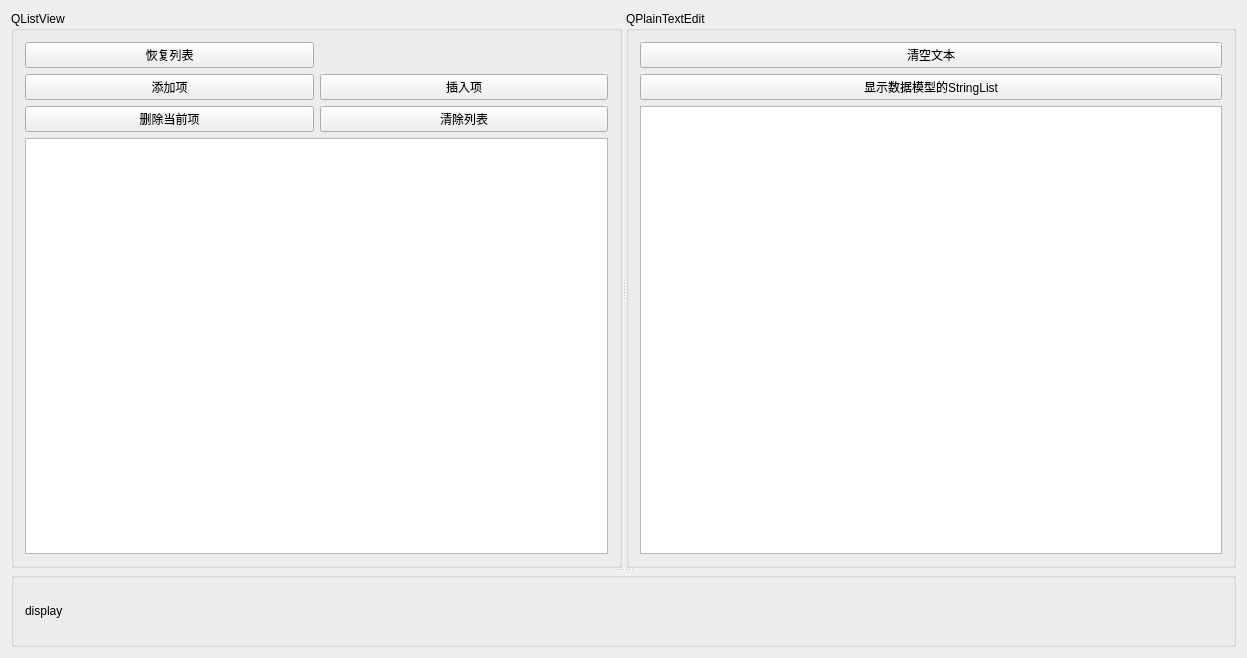
<?xml version="1.0" encoding="UTF-8"?>
<ui version="4.0">
 <class>Widget</class>
 <widget class="QWidget" name="Widget">
  <property name="geometry">
   <rect>
    <x>0</x>
    <y>0</y>
    <width>1247</width>
    <height>658</height>
   </rect>
  </property>
  <property name="windowTitle">
   <string>Widget</string>
  </property>
  <layout class="QHBoxLayout" name="horizontalLayout_2">
   <item>
    <widget class="QSplitter" name="splitter_2">
     <property name="orientation">
      <enum>Qt::Vertical</enum>
     </property>
     <widget class="QSplitter" name="splitter">
      <property name="orientation">
       <enum>Qt::Horizontal</enum>
      </property>
      <widget class="QGroupBox" name="groupBox">
       <property name="title">
        <string>QListView</string>
       </property>
       <layout class="QGridLayout" name="gridLayout">
        <item row="0" column="0">
         <widget class="QPushButton" name="btnRecover">
          <property name="text">
           <string>恢复列表</string>
          </property>
         </widget>
        </item>
        <item row="2" column="0">
         <widget class="QPushButton" name="btnListDel">
          <property name="text">
           <string>删除当前项</string>
          </property>
         </widget>
        </item>
        <item row="1" column="1">
         <widget class="QPushButton" name="btnListInsert">
          <property name="text">
           <string>插入项</string>
          </property>
         </widget>
        </item>
        <item row="1" column="0">
         <widget class="QPushButton" name="btnListAppend">
          <property name="text">
           <string>添加项</string>
          </property>
         </widget>
        </item>
        <item row="2" column="1">
         <widget class="QPushButton" name="btnListClear">
          <property name="text">
           <string>清除列表</string>
          </property>
         </widget>
        </item>
        <item row="3" column="0" colspan="2">
         <widget class="QListView" name="listView"/>
        </item>
       </layout>
      </widget>
      <widget class="QGroupBox" name="groupBox_2">
       <property name="title">
        <string>QPlainTextEdit</string>
       </property>
       <layout class="QVBoxLayout" name="verticalLayout">
        <item>
         <widget class="QPushButton" name="btnTextClear">
          <property name="text">
           <string>清空文本</string>
          </property>
         </widget>
        </item>
        <item>
         <widget class="QPushButton" name="btnTextImport">
          <property name="text">
           <string>显示数据模型的StringList</string>
          </property>
         </widget>
        </item>
        <item>
         <widget class="QPlainTextEdit" name="plainTextEdit"/>
        </item>
       </layout>
      </widget>
     </widget>
     <widget class="QGroupBox" name="groupBox_3">
      <property name="title">
       <string/>
      </property>
      <layout class="QHBoxLayout" name="horizontalLayout">
       <item>
        <widget class="QLabel" name="label">
         <property name="text">
          <string>display</string>
         </property>
        </widget>
       </item>
      </layout>
     </widget>
    </widget>
   </item>
  </layout>
 </widget>
 <layoutdefault spacing="6" margin="11"/>
 <resources/>
 <connections/>
</ui>
